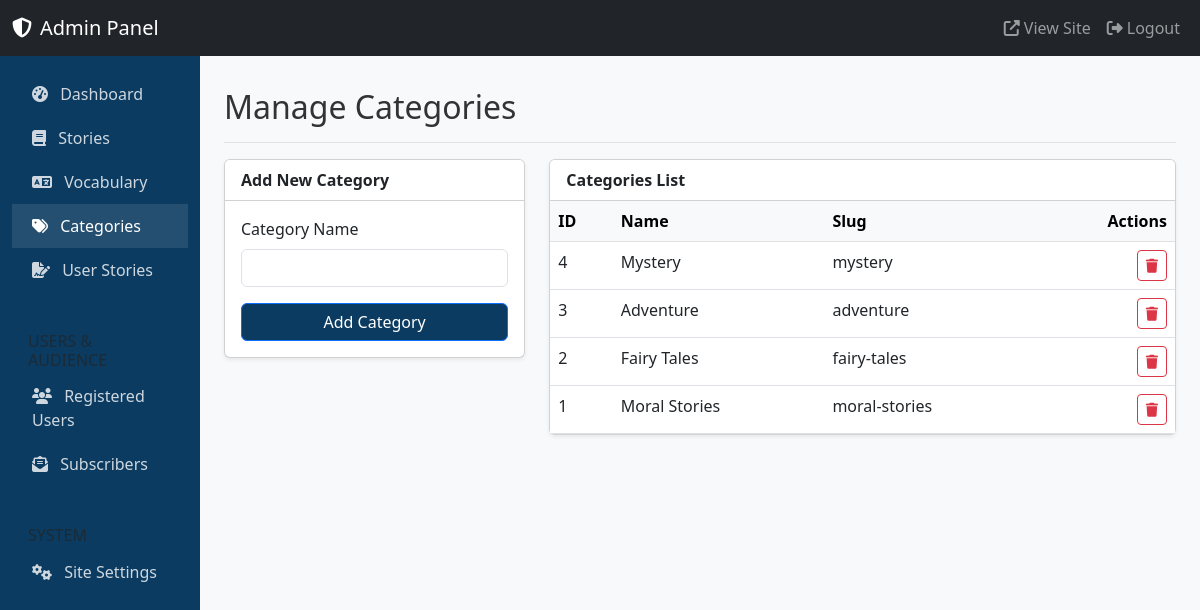
Screenshot of /english-learning/admin/categories.php (signed in) with the database file from the repository.
### tables this page shows
CREATE TABLE `categories` (
  `id` int(11) NOT NULL AUTO_INCREMENT,
  `name` varchar(100) NOT NULL,
  `slug` varchar(100) NOT NULL,
  `created_at` timestamp NOT NULL DEFAULT current_timestamp(),
  PRIMARY KEY (`id`),
  UNIQUE KEY `slug` (`slug`)
);

### english-learning/includes/functions.php (called while the page is built, shortened)
<?php
function escape($string) {
    return htmlspecialchars($string, ENT_QUOTES, 'UTF-8');
}
?>

### english-learning/admin/categories.php (the view, shortened to what this page needs)
<?php
require_once '../includes/functions.php';
include 'includes/header.php';
?>
<div class="d-flex justify-content-between flex-wrap flex-md-nowrap align-items-center pt-3 pb-2 mb-3 border-bottom">
    <h1 class="h2">Manage Categories</h1>
</div>
<div class="row">
    <div class="col-md-4 mb-4">
        <div class="card shadow-sm">
            <div class="card-header bg-white fw-bold">Add New Category</div>
            <div class="card-body">
                <form method="POST" action="">
                    <div class="mb-3">
                        <label for="name" class="form-label">Category Name</label>
                        <input type="text" class="form-control" id="name" name="name" required>
                    </div>
                    <button type="submit" name="add_category" class="btn btn-primary bg-primary-custom w-100">Add Category</button>
                </form>
            </div>
        </div>
    </div>
    <div class="col-md-8">
        <div class="card shadow-sm">
            <div class="card-header bg-white fw-bold">Categories List</div>
            <div class="card-body p-0">
                <div class="table-responsive">
                    <table class="table table-hover mb-0">
                        <thead class="table-light">
                            <tr>
                                <th>ID</th>
                                <th>Name</th>
                                <th>Slug</th>
                                <th class="text-end">Actions</th>
                            </tr>
                        </thead>
                        <tbody>
                            <?php
                            $stmt = $pdo->query("SELECT * FROM categories ORDER BY id DESC");
                            while ($row = $stmt->fetch()):
                            ?>
                            <tr>
                                <td><?= $row['id'] ?></td>
                                <td><?= escape($row['name']) ?></td>
                                <td><?= escape($row['slug']) ?></td>
                                <td class="text-end">
                                    <a href="categories.php?delete=<?= $row['id'] ?>" class="btn btn-sm btn-outline-danger" onclick="return confirm('Are you sure you want to delete this category? Stories under it will become uncategorized.');">
                                        <i class="fas fa-trash"></i>
                                    </a>
                                </td>
                            </tr>
                            <?php endwhile; ?>
                        </tbody>
                    </table>
                </div>
            </div>
        </div>
    </div>
</div>
<?php include 'includes/footer.php'; ?>

### english-learning/assets/css/style.css (style rules this page uses)
:root { --primary-color: #0b3b60; --accent-color: #3498db; --success-color: #2ecc71; --bg-color: #f8f9fa; --text-color: #333333; --border-color: #e0e0e0; }
body { background-color: var(--bg-color); color: var(--text-color); font-family: 'Segoe UI', Tahoma, Geneva, Verdana, sans-serif; display: flex; flex-direction: column; }
.bg-primary-custom { background-color: var(--primary-color) !important; }

### rows the page displays
categories: id "4", name "Mystery", slug "mystery"
categories: id "3", name "Adventure", slug "adventure"
categories: id "2", name "Fairy Tales", slug "fairy-tales"
categories: id "1", name "Moral Stories", slug "moral-stories"
